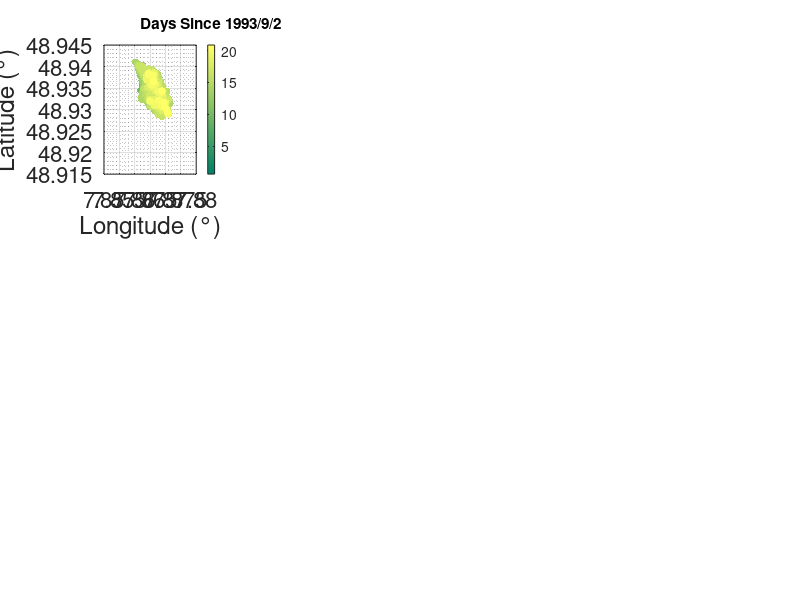

Recreate this plot in MATLAB. (Note: this script raises an error after producing the figure.)
 clc,clear
close all
%% Load data
D=load('SZ93.txt'); % only Decatur: (2,3):(northing,easting) and Otaniemi: (2,3):(easting,northing); other lat,lon
time_flag=1;
timeleg=['Days Since 1993/9/2'];
figure('units','normalized','position',[0.1,0.1,0.8,0.9])
MFD_xlim=[-2 3];
MFD_ylim=[1 2e4];
DMFD_xlim=[0 3];
DMFD_ylim=[1 2e4];
MT_xlim=[0 20];
MT_ylim=[-1.5 2.5];
b_ylim=[0.6 1.8];
m_croner_ylim=[0.5 2];

D=sortrows(D,1);
T0=D(:,1);
if time_flag==2
    T0=1:1:length(T0);
end
Lat=D(:,2);
Lon=D(:,3);
M0=D(:,5);

diffM0=diff(M0);
nonzero_elements=diffM0(diffM0~=0);
delta= min(abs(nonzero_elements))/2;

%% map
subplot(3,4,1)
scatter(Lon,Lat,30,T0,'filled');
colormap(summer);
cb=colorbar; 
if time_flag==2
    title(cb, '#');
else
    title(cb,timeleg);
end
xlim([7.85 7.88])
ylim([48.915 48.945])

xlabel('Longitude (°)');
ylabel('Latitude (°)');
grid on;box on;grid minor;set(gca,'fontsize',16)
%}
%% MFD and DMFD
dm=0.1;
% get confidenc einterval of parameters
boostrap=1000;
for k=1:boostrap
    random_Magn = M0(randi(length(M0),1,length(M0)));
    m=floor(min(random_Magn)/dm)*dm:dm:max(random_Magn);
    n0=hist(random_Magn,m);   
    [~,ind]=max(n0);
    Mc_MLE=m(ind)+0.2;
    [Mc_MBS,b_es,number]=MBS_MLE_discrete(random_Magn,delta);
    Mc=max(Mc_MLE,Mc_MBS);
    jkf=find(random_Magn-Mc>=-1e-11);
    Dm=random_Magn(jkf);
    Dm=Dm-Mc;
    Mmin=0;
    [b_GR_bt(k),loglikelihood_GR]=Estimation_GR_discrete(Dm,Mmin,delta);
    [b_TGR_bt(k),mcorner_TGR_bt(k),loglikelihood_TGR]=Estimation_TGR_gridsearch_discrete(Dm,Mmin,delta,b_GR_bt(k));
    mcorner_TGR_bt(k)=Mc+mcorner_TGR_bt(k);
    R=loglikelihood_TGR-loglikelihood_GR;
    P_LR_bt(k)=1-chi2cdf(2*R,1);
end
b_GR_percentiles = prctile(b_GR_bt, [5, 95])
b_TGR_percentiles = prctile(b_TGR_bt, [5, 95])
mcorner_TGR_percentiles = prctile(mcorner_TGR_bt, [5, 95])

% MLE 
m=floor(min(M0)/dm)*dm:dm:max(M0);
n0=hist(M0,m);   
[~,ind]=max(n0);
Mc_MLE=m(ind)+0.2;
[Mc_MBS,b_es,number]=MBS_MLE_discrete(M0,delta);
Mc=max(Mc_MLE,Mc_MBS);
jkf=find(M0-Mc>=-1e-11);
Dm=M0(jkf);
Dt=T0(jkf);
Dm=Dm-Mc;
Mmin=0;
[b_GR,loglikelihood_GR]=Estimation_GR_discrete(Dm,Mmin,delta);
[b_TGR,mcorner_TGR,loglikelihood_TGR]=Estimation_TGR_gridsearch_discrete(Dm,Mmin,delta,b_GR);
R=loglikelihood_TGR-loglikelihood_GR;
P_LR=1-chi2cdf(2*R,1);

subplot(3,4,2)
plt_single_MFD(M0,Dm,Mc,b_GR,b_TGR,mcorner_TGR,P_LR);
%{
subplot(3,3,3)
diffm=diff(M0);
diffm0=diffm(diffm>=-1e-11);
[Mc_prime,b_pos_1,number_abovemc]=MBS_MLE_discrete(diffm0,delta);
diffm=diffm0(diffm0>=Mc_prime-1e-11);
diffm=diffm-Mc_prime;
[b_pos_2,loglikelihood_GR_dm]=Estimation_GR_discrete(diffm,0,delta);
plt_single_MFD_DM(diffm0,diffm,Mc_prime,b_pos_2)
%}
%% temporal evolution
Ntotal=length(Dm);
min_size=100;
max_size=1e3;
w0=ceil(Ntotal/max_size)+1:1:min([ceil(Ntotal/min_size)-1,ceil(Ntotal/max_size)+1+4]); % number of windows
[P_LR_median_eachwindow,bGR_median_eachnode,bTGR_median_eachnode,mcorner_median_eachnode]=get_temporal_MFD(Dm,delta,Mmin,min_size,max_size,w0);
mcorner_median_eachnode=mcorner_median_eachnode+Mc;
DmplusMc=Dm+Mc;

subplot(3,2,2)
median_PLR=plt_temporalMFD(T0,M0,Dt,DmplusMc,w0,P_LR_median_eachwindow,1,time_flag,timeleg);
xlim([MT_xlim(1),MT_xlim(2)]);
yyaxis left
ylim([MT_ylim(1),MT_ylim(2)]);
%{
subplot(3,2,4)
median_bGR=plt_temporalMFD(T0,M0,Dt,DmplusMc,w0,bGR_median_eachnode,2,time_flag,timeleg);
xlim([MT_xlim(1),MT_xlim(2)]);
yyaxis left
ylim([MT_ylim(1),MT_ylim(2)]);
yyaxis right
ylim([b_ylim(1),b_ylim(2)]);

subplot(3,2,5)
median_bTGR=plt_temporalMFD(T0,M0,Dt,DmplusMc,w0,bTGR_median_eachnode,3,time_flag,timeleg);
xlim([MT_xlim(1),MT_xlim(2)]);
yyaxis left
ylim([MT_ylim(1),MT_ylim(2)]);
yyaxis right
ylim([b_ylim(1),b_ylim(2)]);

subplot(3,2,6)
median_mcorner=plt_temporalMFD(T0,M0,Dt,DmplusMc,w0,mcorner_median_eachnode,4,time_flag,timeleg);
xlim([MT_xlim(1),MT_xlim(2)]);
yyaxis left
ylim([MT_ylim(1),MT_ylim(2)]);
yyaxis right
ylim([m_croner_ylim(1),m_croner_ylim(2)]);
%}
%%
function [P_LR_median_eachwindow,bGR_median_eachnode,bTGR_median_eachnode,mcorner_median_eachnode]=get_temporal_MFD(x,delta,mmin,min_size,max_size,w0)
    Ntotal=length(x);
    num_rand=100; % for each w0, number of random partition
    P_LR_median_eachwindow=zeros(length(w0),Ntotal);
    bGR_median_eachnode=zeros(length(w0),Ntotal);
    bTGR_median_eachnode=zeros(length(w0),Ntotal);
    mcorner_median_eachnode=zeros(length(w0),Ntotal);
    
    for k=1:length(w0)
        w=w0(k);
        P_LR=zeros(num_rand,Ntotal);
        bGR=zeros(num_rand,Ntotal);
        bTGR=zeros(num_rand,Ntotal);
        mcorner=zeros(num_rand,w+1);
        node=zeros(num_rand,w+1);
        for i=1:num_rand
            node(i,:)=generateNumbers(w,length(x),min_size,max_size);% w+1 nodes, including the first and last events
            for j=1:w
                xx=x(node(i,j):node(i,j+1));
                [b_GR,loglikelihood_GR]=Estimation_GR_discrete(xx,mmin,delta);
                [b_TGR,mcorner_TGR,loglikelihood_TGR]=Estimation_TGR_gridsearch_discrete(xx,mmin,delta,b_GR);
                R=loglikelihood_TGR-loglikelihood_GR;
                P_LR(i,node(i,j):node(i,j+1))=1-chi2cdf(2*R,1);
                bGR(i,node(i,j):node(i,j+1))=b_GR;    
                bTGR(i,node(i,j):node(i,j+1))=b_TGR;       
                mcorner(i,node(i,j):node(i,j+1))=mcorner_TGR;       
            end
        end
        P_LR_median_eachwindow(k,:)=median(P_LR,1); 
        bGR_median_eachnode(k,:)=median(bGR,1); 
        bTGR_median_eachnode(k,:)=median(bTGR,1); 
        mcorner_median_eachnode(k,:)=median(mcorner,1);         
    end
end

function nonde_order=generateNumbers(n,Ntotal,min_size,max_size) % n is the window number
    nonde_order=zeros(1,n+1);
    target_sum=Ntotal-n*min_size; % available number for arrangement
    scaled_numbers=1e5*ones(1,n);
    while max(scaled_numbers)>=max_size-min_size
        random_numbers=rand(1,n);
        scaled_numbers=floor(random_numbers/sum(random_numbers)*target_sum); % number of events (-100) for each window
    end
    nonde_order(1)=1;
    for i=2:n
        nonde_order(i)=nonde_order(i-1)+min_size+scaled_numbers(i-1);
    end
    nonde_order(n+1)=Ntotal;
end

function [meadian_plt_variable]=plt_temporalMFD(T0,M0,Dt,DmplusMc,w0,plt_variable,plt_variable_flag,time_flag,timeleg)
    yyaxis left
    scatter(T0,M0,30,[0.75 0.75 0.75],'filled');
    hold on;
    scatter(Dt,DmplusMc,30,'k','filled');
    ylabel('Magntidue');
    if time_flag==1
        xlabel(timeleg)
    elseif time_flag==2
        xlabel('#')
    end
    ax = gca; 
    ax.YColor = 'k';

    yyaxis right
    col=autumn(length(w0));
    for k=1:length(w0)
        h(k)=plot(Dt,plt_variable(k,:),'-','color',col(k,:),'linewidth',2.5);hold on;
        leg{k}=['$w=$',num2str(w0(k))];
    end
    meadian_plt_variable=median(plt_variable,1);
    h(k+1)=plot(Dt,meadian_plt_variable,'-b','linewidth',2.5);hold on;
    
    leg{k+1}=['median'];
    if plt_variable_flag==1
        ylabel('$p$','Interpreter','latex')
        ylim([0 1]);
        legend(h,leg, 'Interpreter', 'latex','location','northwest','Numcolumns',3);
    elseif plt_variable_flag==2
        ylabel('$b_{GR}$','Interpreter','latex')
    elseif plt_variable_flag==3
        ylabel('$b_{TGR}$','Interpreter','latex')
    elseif plt_variable_flag==4
        ylabel('$m_{corner}$','Interpreter','latex')
    end  
    ax = gca; 
    ax.YColor = 'k';
    set(gca,'fontsize',16);
    grid on;box on;grid minor;
end
%}